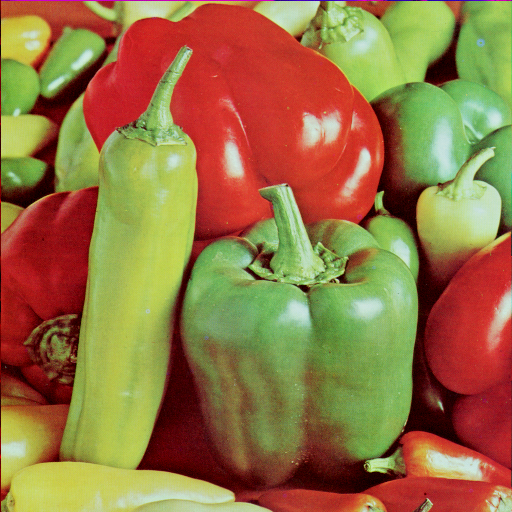
#> input picture misc/4.2.07.tiff, 512 x 512 px, found by its file name
$ python task13.10.py
#> lines starting #> are read from the running program, lines starting #| are printed output that depends on the picture
import skimage.io as io
import skimage.util.noise as noise
import scipy.ndimage as ndi
import matplotlib.pyplot as plt
from scipy.signal import wiener

img01= io.imread('C://Users//kamel//Music//misc//4.2.07.tiff')
#> img01 is the input picture: shape (512, 512, 3); mean R, G, B 149.8, 115.6, 66.5

plt.subplot(2,2,1)
plt.title('Original')
io.imshow(img01)

img02= noise.random_noise(img01,'gaussian',mean=0,var=0.01)
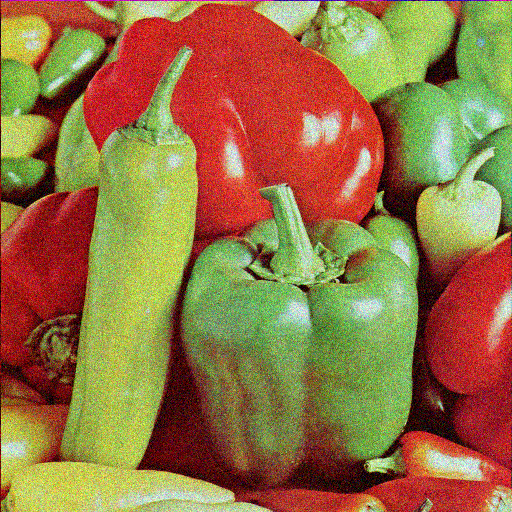
#> img02: shape (512, 512, 3) float64; mean R, G, B 0.588, 0.458, 0.266

plt.subplot(2,2,2)
plt.title('Noisy')
io.imshow(img02)

img03= ndi.uniform_filter(img02,2)
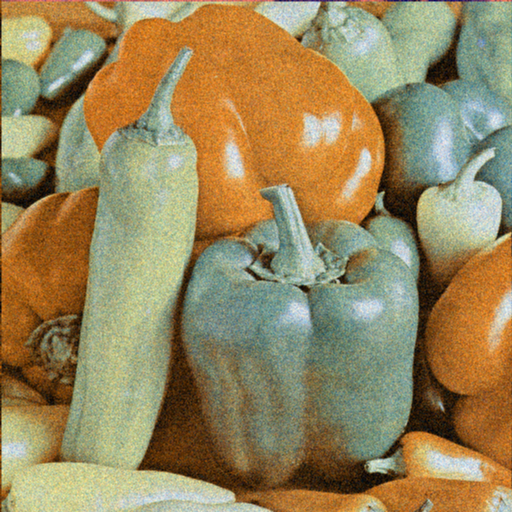
#> img03: shape (512, 512, 3) float64; mean R, G, B 0.587, 0.522, 0.361; drawn with min black and max white
plt.subplot(2,2,3)
plt.title('Average filtered')
io.imshow(img03)

img03= wiener(img02,[3,3,3])
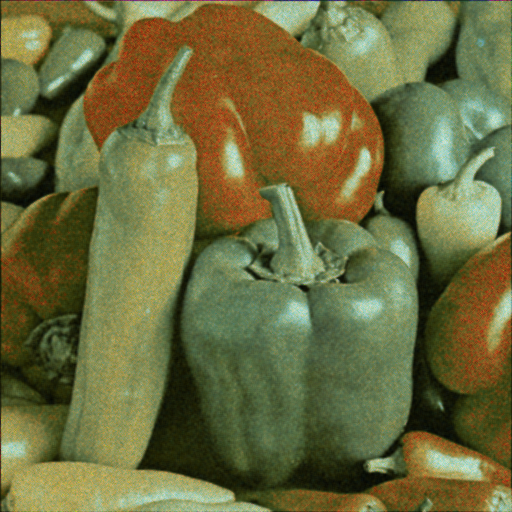
#> img03: shape (512, 512, 3) float64; mean R, G, B 0.427, 0.427, 0.247
plt.subplot(2,2,4)
plt.title('Wiener filtered')
io.imshow(img03)

plt.show()
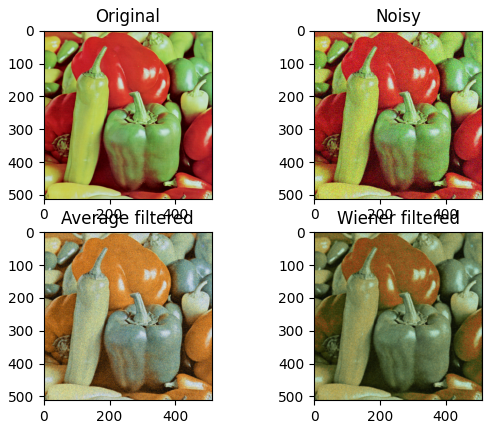
#> figure drawn by matplotlib, 4 panels

$ run again, with misc/4.1.03.tiff copied over misc/4.2.07.tiff
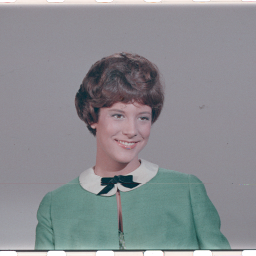
#> input picture misc/4.1.03.tiff, 256 x 256 px, found by its file name
#> img01 is the input picture: shape (256, 256, 3); mean R, G, B 137.6, 140, 144
#> `img03= wiener(img02,[3,3,3])`:
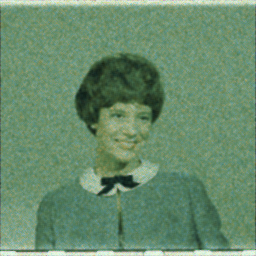
#> img03: shape (256, 256, 3) float64; mean R, G, B 0.411, 0.548, 0.426
#> `plt.show()`:
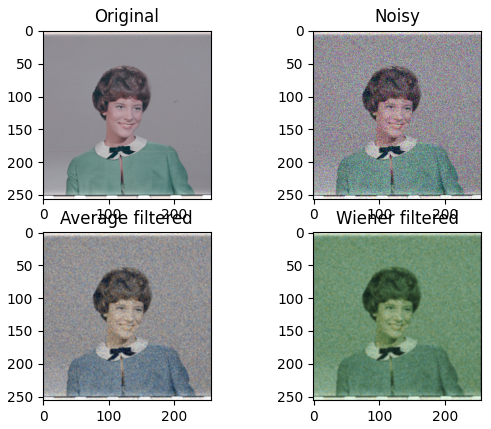
#> figure drawn by matplotlib, 4 panels
